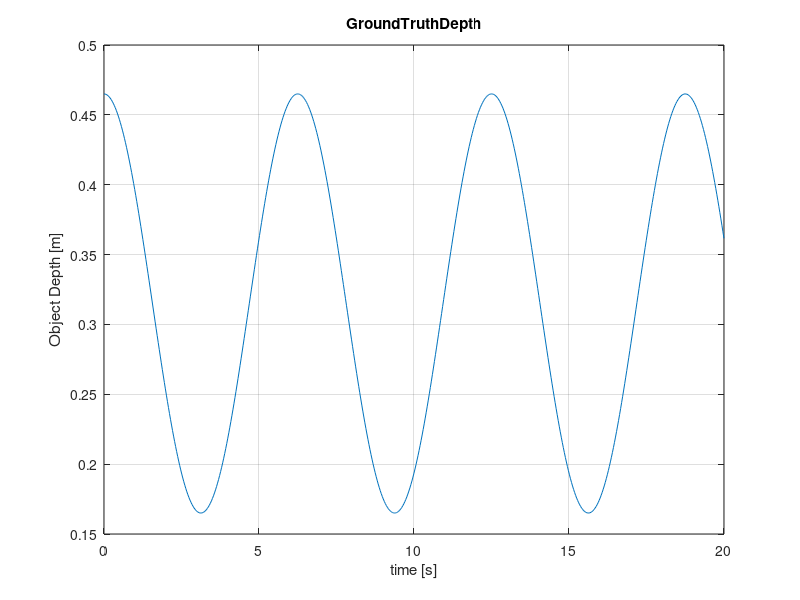
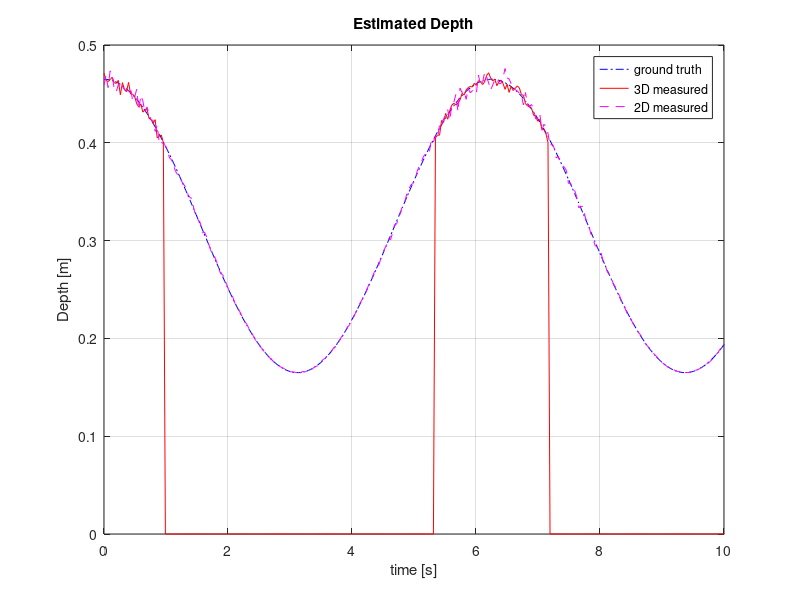
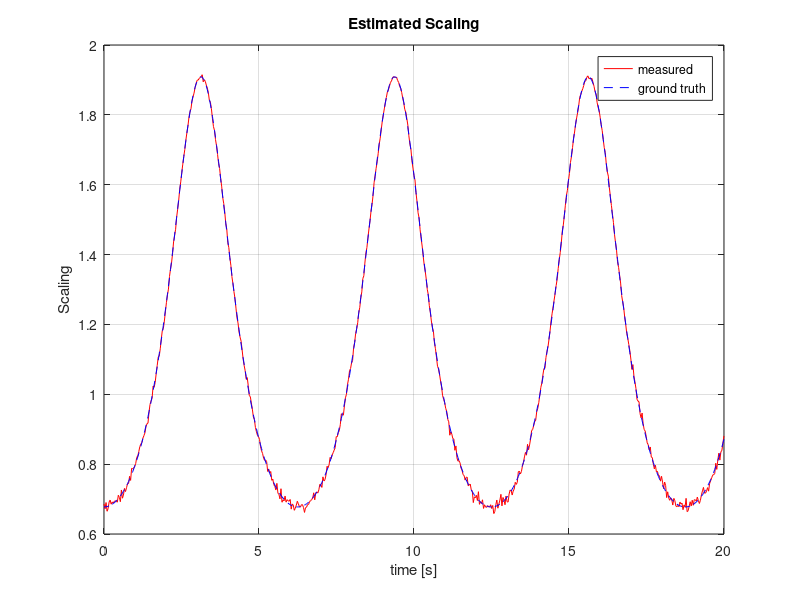

Source code (MATLAB) for these figures, in order:
%% config
%true depth
% sampling time 
ST = 0.033 %33ms
% ST = 0.1 %33ms
END = 20.0 % 5sec simulation

STEREO_NOISE_S = 0.5; % 1px sigma for stereo disparity noise
MONO_NOISE_S = 1; % 1?? sigma for monocular distance estimation noise

%% make ground truth data 
t = (0:ST:END).'; %time 
len = size(t,1);
freq =0.16;
phase = pi/2
% Z = 0.3 + 0.15*sin(2*pi*freq*t+pi/2);% 300mm +- 100mm
Z = 0.315 + 0.15*sin(2*pi*freq*t+phase);% 300mm +- 100mm
VZ = 2*pi*freq*0.15*cos(2*pi*freq*t+phase);
AZ = -2*pi*2*pi*freq*0.15*freq*sin(2*pi*freq*t+phase);

%% Noisy Observation 
BF = 0.065*400; % base line * focal length
StereoNoise = STEREO_NOISE_S * randn(length(t),1);
Disp = BF./Z + StereoNoise;
Zlim = 0.4;

mDisp = Disp;
INFF = 1000000000;
mDisp(mDisp>BF/Zlim) = INFF;

figure(1);
plot(t,Z)
title('GroundTruthDepth')
xlabel('time [s]')
ylabel('Object Depth [m]')
grid on;

%% Noisy Monocluar Obserbation
Z0 = 0.315 % the real distance template is taken
IMG_SIZE = 600/2% 300 times 300 pix template
MonoNoise = MONO_NOISE_S*randn(length(t),1); % sigma = 1px image noise 
Snoise = 2./(Z0./Z * IMG_SIZE).* MonoNoise;
Scale = Z0./Z + Snoise;
dScale = [1; Scale(2:length(t))./Scale(1:length(t)-1)];

hfig=figure(2)
plt = plot(t,Z,'b-.',t,BF./mDisp,'r',t,Z0./Scale,'m--')
% setfigcolor(plt,'gby')
title('Estimated Depth')
xlabel('time [s]')
ylabel('Depth [m]')
xlim([0 END/2])
legend('ground truth','3D measured','2D measured')
grid on;
%     pfig = pubfig(hfig);
%     pfig.LegendLoc = 'best';
%     pfig.Dimension = [15 11];
%     expfig(['Estimated Depth'],'-pdf');


hfig=figure(3);
plot(t,Scale,'r',t,Z0./Z,'b--')
title('Estimated Scaling')
xlabel('time [s]')
ylabel('Scaling')
legend('measured','ground truth')
grid on;
%     pfig = pubfig(hfig);
%     pfig.LegendLoc = 'best';
%     pfig.Dimension = [15 11];
%     expfig(['Estimated Scaling'],'-pdf');
